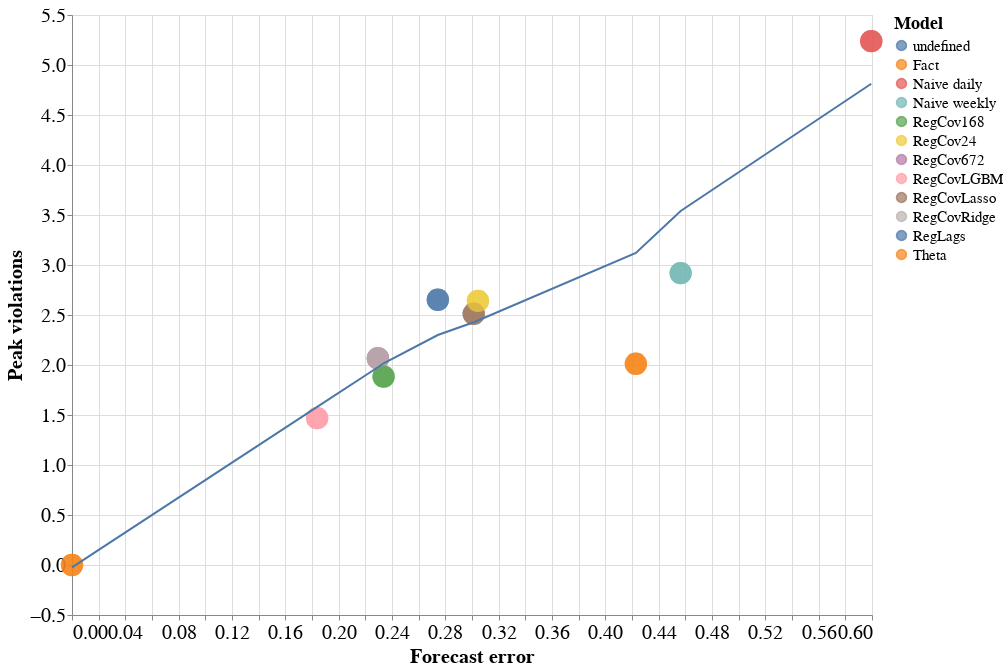

Write notebook code for a chart like this one.
### Code cell
chart = alt.Chart(results_df).mark_circle(size=500).encode(
    x='Forecast error:Q',
    y = alt.Y('Peak violations:Q'), # scale=alt.Scale(domain=[0, 160])),
#     y=alt.Y('Downstream costs:Q'),
#     size=alt.Size('Energy costs'),
    color=alt.Color('Model:N'),
    tooltip = ['Model:N','Forecast error:Q','Downstream costs:Q']
).properties(width=800, height=600)

chart2 = alt.Chart(results_df).mark_circle(size=500).encode(
    x='Forecast error:Q',
    y=alt.Y('Peak violations:Q'),
#     size=alt.Size('Energy costs'),
    color=alt.Color('Model:N'),
    tooltip = ['Model:N','Forecast error:Q','Downstream costs:Q']
).properties(width=800, height=600)

(chart + chart2 + chart.transform_loess('Forecast error', 'Peak violations', bandwidth=.99).mark_line()).configure_axis(
    labelFontSize=20,
    titleFontSize=20
).configure_legend(
titleFontSize=18,
labelFontSize=15
) 

# chart +chart2+ chart.transform_regression('Forecast error', 'Downstream costs', method='poly', order=3).mark_line()

### Figure 1 — Vega-Lite specification as saved in the notebook (floating-point values rounded to 4 significant figures)
{"config": {"view": {"continuousWidth": 400, "continuousHeight": 300}, "axis": {"labelFontSize": 20, "titleFontSize": 20}, "legend": {"labelFontSize": 15, "titleFontSize": 18}}, "layer": [{"mark": {"type": "circle", "size": 500}, "encoding": {"color": {"type": "nominal", "field": "Model"}, "tooltip": [{"type": "nominal", "field": "Model"}, {"type": "quantitative", "field": "Forecast error"}, {"type": "quantitative", "field": "Downstream costs"}], "x": {"type": "quantitative", "field": "Forecast error"}, "y": {"type": "quantitative", "field": "Peak violations"}}, "height": 600, "width": 800}, {"mark": {"type": "circle", "size": 500}, "encoding": {"color": {"type": "nominal", "field": "Model"}, "tooltip": [{"type": "nominal", "field": "Model"}, {"type": "quantitative", "field": "Forecast error"}, {"type": "quantitative", "field": "Downstream costs"}], "x": {"type": "quantitative", "field": "Forecast error"}, "y": {"type": "quantitative", "field": "Peak violations"}}, "height": 600, "width": 800}, {"mark": "line", "encoding": {"color": {"type": "nominal", "field": "Model"}, "tooltip": [{"type": "nominal", "field": "Model"}, {"type": "quantitative", "field": "Forecast error"}, {"type": "quantitative", "field": "Downstream costs"}], "x": {"type": "quantitative", "field": "Forecast error"}, "y": {"type": "quantitative", "field": "Peak violations"}}, "height": 600, "transform": [{"loess": "Peak violations", "on": "Forecast error", "bandwidth": 0.99}], "width": 800}], "data": {"name": "data-20dd69da7a1b606b9469fd8951cdb29b"}, "$schema": "https://vega.github.io/schema/vega-lite/v4.8.1.json", "datasets": {"data-20dd69da7a1b606b9469fd8951cdb29b": [{"Model": "Naive weekly", "Forecast error": 0.4565, "Peak violations": 2.919, "Energy costs": 21.91}, {"Model": "Naive daily", "Forecast error": 0.5994, "Peak violations": 5.238, "Energy costs": 21.63}, {"Model": "Theta", "Forecast error": 0.4229, "Peak violations": 2.012, "Energy costs": 19.65}, {"Model": "RegLags", "Forecast error": 0.2744, "Peak violations": 2.653, "Energy costs": 22.59}, {"Model": "RegCov672", "Forecast error": 0.2294, "Peak violations": 2.066, "Energy costs": 22.96}, {"Model": "RegCovLasso", "Forecast error": 0.3013, "Peak violations": 2.512, "Energy costs": 22.96}, {"Model": "RegCovRidge", "Forecast error": 0.2294, "Peak violations": 2.069, "Energy costs": 22.97}, {"Model": "RegCov24", "Forecast error": 0.3045, "Peak violations": 2.641, "Energy costs": 23.59}, {"Model": "RegCov168", "Forecast error": 0.2337, "Peak violations": 1.884, "Energy costs": 23.29}, {"Model": "RegCovLGBM", "Forecast error": 0.1839, "Peak violations": 1.468, "Energy costs": 23.05}, {"Model": "Fact", "Forecast error": 0.0, "Peak violations": 6.134e-08, "Energy costs": 21.88}]}}
